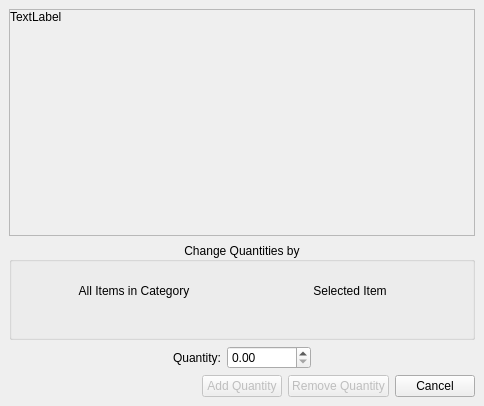
<?xml version="1.0" encoding="UTF-8"?>
<ui version="4.0">
 <author>Jared Gross</author>
 <class>Form</class>
 <widget class="QDialog" name="Form">
  <property name="geometry">
   <rect>
    <x>0</x>
    <y>0</y>
    <width>484</width>
    <height>406</height>
   </rect>
  </property>
  <property name="windowTitle">
   <string>Form</string>
  </property>
  <layout class="QHBoxLayout" name="horizontalLayout">
   <property name="spacing">
    <number>0</number>
   </property>
   <property name="leftMargin">
    <number>0</number>
   </property>
   <property name="topMargin">
    <number>0</number>
   </property>
   <property name="rightMargin">
    <number>0</number>
   </property>
   <property name="bottomMargin">
    <number>0</number>
   </property>
   <item>
    <widget class="QWidget" name="widget" native="true">
     <property name="contextMenuPolicy">
      <enum>Qt::ContextMenuPolicy::ActionsContextMenu</enum>
     </property>
     <property name="autoFillBackground">
      <bool>false</bool>
     </property>
     <property name="styleSheet">
      <string notr="true"/>
     </property>
     <layout class="QVBoxLayout" name="verticalLayout_3" stretch="0">
      <property name="leftMargin">
       <number>0</number>
      </property>
      <property name="topMargin">
       <number>0</number>
      </property>
      <property name="rightMargin">
       <number>0</number>
      </property>
      <property name="bottomMargin">
       <number>0</number>
      </property>
      <item>
       <layout class="QVBoxLayout" name="verticalLayout">
        <property name="leftMargin">
         <number>9</number>
        </property>
        <property name="topMargin">
         <number>9</number>
        </property>
        <property name="rightMargin">
         <number>9</number>
        </property>
        <property name="bottomMargin">
         <number>9</number>
        </property>
        <item>
         <layout class="QHBoxLayout" name="horizontalLayout_4" stretch="0">
          <item>
           <widget class="QScrollArea" name="scrollArea">
            <property name="widgetResizable">
             <bool>true</bool>
            </property>
            <widget class="QWidget" name="scrollAreaWidgetContents">
             <property name="geometry">
              <rect>
               <x>0</x>
               <y>0</y>
               <width>462</width>
               <height>219</height>
              </rect>
             </property>
             <layout class="QVBoxLayout" name="verticalLayout_4">
              <property name="spacing">
               <number>0</number>
              </property>
              <property name="leftMargin">
               <number>0</number>
              </property>
              <property name="topMargin">
               <number>0</number>
              </property>
              <property name="rightMargin">
               <number>0</number>
              </property>
              <property name="bottomMargin">
               <number>0</number>
              </property>
              <item>
               <widget class="QLabel" name="lblMessage">
                <property name="sizePolicy">
                 <sizepolicy hsizetype="Preferred" vsizetype="Minimum">
                  <horstretch>0</horstretch>
                  <verstretch>0</verstretch>
                 </sizepolicy>
                </property>
                <property name="text">
                 <string>TextLabel</string>
                </property>
                <property name="alignment">
                 <set>Qt::AlignmentFlag::AlignLeading|Qt::AlignmentFlag::AlignLeft|Qt::AlignmentFlag::AlignTop</set>
                </property>
                <property name="wordWrap">
                 <bool>true</bool>
                </property>
               </widget>
              </item>
             </layout>
            </widget>
           </widget>
          </item>
         </layout>
        </item>
        <item>
         <widget class="QGroupBox" name="groupBox">
          <property name="title">
           <string>Change Quantities by</string>
          </property>
          <property name="alignment">
           <set>Qt::AlignmentFlag::AlignCenter</set>
          </property>
          <property name="flat">
           <bool>false</bool>
          </property>
          <property name="checkable">
           <bool>false</bool>
          </property>
          <layout class="QVBoxLayout" name="verticalLayout_6">
           <property name="spacing">
            <number>3</number>
           </property>
           <property name="leftMargin">
            <number>3</number>
           </property>
           <property name="topMargin">
            <number>3</number>
           </property>
           <property name="rightMargin">
            <number>3</number>
           </property>
           <property name="bottomMargin">
            <number>3</number>
           </property>
           <item>
            <layout class="QGridLayout" name="gridLayout">
             <property name="leftMargin">
              <number>6</number>
             </property>
             <property name="topMargin">
              <number>6</number>
             </property>
             <property name="rightMargin">
              <number>6</number>
             </property>
             <property name="bottomMargin">
              <number>6</number>
             </property>
             <item row="0" column="1">
              <widget class="QPushButton" name="pushButton_item">
               <property name="sizePolicy">
                <sizepolicy hsizetype="Fixed" vsizetype="Fixed">
                 <horstretch>0</horstretch>
                 <verstretch>0</verstretch>
                </sizepolicy>
               </property>
               <property name="minimumSize">
                <size>
                 <width>200</width>
                 <height>40</height>
                </size>
               </property>
               <property name="toolTip">
                <string>Will remove quantities from the selected components.</string>
               </property>
               <property name="styleSheet">
                <string notr="true"/>
               </property>
               <property name="text">
                <string>Selected Item</string>
               </property>
               <property name="checkable">
                <bool>true</bool>
               </property>
               <property name="autoDefault">
                <bool>false</bool>
               </property>
               <property name="flat">
                <bool>true</bool>
               </property>
              </widget>
             </item>
             <item row="0" column="0">
              <widget class="QPushButton" name="pushButton_category">
               <property name="sizePolicy">
                <sizepolicy hsizetype="Fixed" vsizetype="Fixed">
                 <horstretch>0</horstretch>
                 <verstretch>0</verstretch>
                </sizepolicy>
               </property>
               <property name="minimumSize">
                <size>
                 <width>200</width>
                 <height>40</height>
                </size>
               </property>
               <property name="toolTip">
                <string>Will remove quantities from all items in the category that is currently open.</string>
               </property>
               <property name="styleSheet">
                <string notr="true"/>
               </property>
               <property name="text">
                <string>All Items in Category</string>
               </property>
               <property name="checkable">
                <bool>true</bool>
               </property>
               <property name="checked">
                <bool>false</bool>
               </property>
               <property name="autoDefault">
                <bool>false</bool>
               </property>
               <property name="flat">
                <bool>true</bool>
               </property>
              </widget>
             </item>
             <item row="1" column="1">
              <widget class="QLabel" name="label_component_selected">
               <property name="text">
                <string/>
               </property>
              </widget>
             </item>
            </layout>
           </item>
          </layout>
         </widget>
        </item>
        <item>
         <layout class="QHBoxLayout" name="horizontalLayout_2">
          <item>
           <spacer name="horizontalSpacer">
            <property name="orientation">
             <enum>Qt::Orientation::Horizontal</enum>
            </property>
            <property name="sizeHint" stdset="0">
             <size>
              <width>40</width>
              <height>20</height>
             </size>
            </property>
           </spacer>
          </item>
          <item>
           <widget class="QLabel" name="label">
            <property name="maximumSize">
             <size>
              <width>16777215</width>
              <height>16777215</height>
             </size>
            </property>
            <property name="text">
             <string>Quantity:</string>
            </property>
            <property name="buddy">
             <cstring>doubleSpinBox_quantity</cstring>
            </property>
           </widget>
          </item>
          <item>
           <widget class="QDoubleSpinBox" name="doubleSpinBox_quantity">
            <property name="maximumSize">
             <size>
              <width>100</width>
              <height>16777215</height>
             </size>
            </property>
            <property name="toolTip">
             <string>Quantity multiplier/amount you want to remove by.</string>
            </property>
            <property name="maximum">
             <double>99999999.000000000000000</double>
            </property>
           </widget>
          </item>
          <item>
           <spacer name="horizontalSpacer_2">
            <property name="orientation">
             <enum>Qt::Orientation::Horizontal</enum>
            </property>
            <property name="sizeHint" stdset="0">
             <size>
              <width>40</width>
              <height>20</height>
             </size>
            </property>
           </spacer>
          </item>
         </layout>
        </item>
        <item>
         <layout class="QHBoxLayout" name="buttonsLayout">
          <item>
           <spacer name="horizontalSpacer_3">
            <property name="orientation">
             <enum>Qt::Orientation::Horizontal</enum>
            </property>
            <property name="sizeHint" stdset="0">
             <size>
              <width>40</width>
              <height>20</height>
             </size>
            </property>
           </spacer>
          </item>
          <item>
           <widget class="QPushButton" name="pushButton_add">
            <property name="enabled">
             <bool>false</bool>
            </property>
            <property name="maximumSize">
             <size>
              <width>16777215</width>
              <height>16777215</height>
             </size>
            </property>
            <property name="text">
             <string>Add Quantity</string>
            </property>
           </widget>
          </item>
          <item>
           <widget class="QPushButton" name="pushButton_remove">
            <property name="enabled">
             <bool>false</bool>
            </property>
            <property name="maximumSize">
             <size>
              <width>16777215</width>
              <height>16777215</height>
             </size>
            </property>
            <property name="text">
             <string>Remove Quantity</string>
            </property>
           </widget>
          </item>
          <item>
           <widget class="QPushButton" name="pushButton_cancel">
            <property name="maximumSize">
             <size>
              <width>16777215</width>
              <height>16777215</height>
             </size>
            </property>
            <property name="text">
             <string>Cancel</string>
            </property>
           </widget>
          </item>
         </layout>
        </item>
       </layout>
      </item>
     </layout>
    </widget>
   </item>
  </layout>
 </widget>
 <tabstops>
  <tabstop>pushButton_category</tabstop>
  <tabstop>pushButton_item</tabstop>
  <tabstop>doubleSpinBox_quantity</tabstop>
  <tabstop>pushButton_add</tabstop>
  <tabstop>pushButton_remove</tabstop>
  <tabstop>pushButton_cancel</tabstop>
  <tabstop>scrollArea</tabstop>
 </tabstops>
 <resources/>
 <connections/>
</ui>
